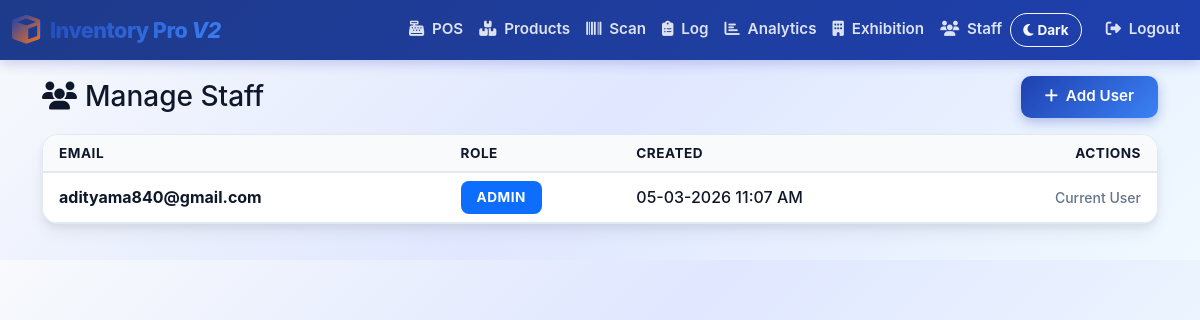
The page /admin/users.php (signed in) on the database its author committed.
### tables this page shows
CREATE TABLE IF NOT EXISTS users (
    id INT AUTO_INCREMENT PRIMARY KEY,
    email VARCHAR(191) NOT NULL UNIQUE,
    password VARCHAR(255) NOT NULL,
    role VARCHAR(30) DEFAULT 'admin',
    created_at TIMESTAMP DEFAULT CURRENT_TIMESTAMP
);

### includes/functions.php (called while the page is built, shortened)
<?php
function e(string $value): string
{
    return htmlspecialchars($value, ENT_QUOTES, 'UTF-8');
}
function format_indian_datetime(?string $value): string
{
    try {
        $dt = new DateTime($value);
        return $dt->format('d-m-Y h:i A');
    } catch (Throwable $th) {
        return $value;
    }
}

### admin/users.php (the view, shortened to what this page needs)
<?php
require_once __DIR__ . '/../includes/auth.php';
$users = $pdo->query('SELECT id, email, role, created_at FROM users ORDER BY created_at DESC')->fetchAll();
require_once __DIR__ . '/../includes/header.php';
?>
<div class="d-flex justify-content-between align-items-center mb-3">
    <h3 class="mb-0"><i class="fas fa-users me-2"></i>Manage Staff</h3>
    <button class="btn btn-is2" data-bs-toggle="modal" data-bs-target="#addUserModal">
        <i class="fas fa-plus me-1"></i> Add User
    </button>
</div>
<div class="card">
    <div class="card-body p-0">
        <div class="table-responsive">
            <table class="table table-hover align-middle mb-0">
                <thead>
                    <tr>
                        <th class="ps-3">Email</th>
                        <th>Role</th>
                        <th>Created</th>
                        <th class="text-end pe-3">Actions</th>
                    </tr>
                </thead>
                <tbody>
                    <?php foreach ($users as $u): ?>
                    <tr>
                        <td class="ps-3 fw-bold"><?= e($u['email']) ?></td>
                        <td>
                            <?php if ($u['role'] === 'admin'): ?>
                                <span class="badge bg-primary">Admin</span>
                            <?php else: ?>
                                <span class="badge bg-secondary">Staff</span>
                            <?php endif; ?>
                        </td>
                        <td><?= e(format_indian_datetime((string)$u['created_at'])) ?></td>
                        <td class="text-end pe-3">
                            <?php if ($u['id'] !== $_SESSION['user_id']): ?>
                            <form method="post" action="users.php" class="d-inline-block" onsubmit="return confirm('Delete this user?');">
                                <input type="hidden" name="action" value="delete_user">
                                <input type="hidden" name="user_id" value="<?= $u['id'] ?>">
                                <button type="submit" class="btn btn-sm btn-outline-danger"><i class="fas fa-trash"></i></button>
                            </form>
                            <?php else: ?>
                                <span class="text-muted small">Current User</span>
                            <?php endif; ?>
                        </td>
                    </tr>
                    <?php endforeach; ?>
                </tbody>
            </table>
        </div>
    </div>
</div>
<?php require_once __DIR__ . '/../includes/footer.php'; ?>

### includes/header.php (style rules this page uses)
:root { --ipv2-primary: #1e40af; --ipv2-primary-dark: #1e3a8a; --ipv2-primary-light: #3b82f6; --ipv2-accent: #f97316; --ipv2-success: #10b981; --ipv2-danger: #ef4444; --ipv2-warning: #f59e0b; --ipv2-soft-bg: #f8fafc; --ipv2-ink: #0f172a; --ipv2-text-muted: #64748b; --ipv2-page-bg: linear-gradient(135deg, #f8fafc 0%, #e0e7ff 50%, #f0f9ff 100%); --ipv2-surface: #ffffff; --ipv2-border: #e2e8f0; --ipv2-nav-bg: #ffffff; --bs-primary: #1e40af; --bs-success: #10b981; --bs-warning: #f59e0b; --bs-danger: #ef4444; }
* { transition: all 0.2s ease; }
body { background: var(--ipv2-page-bg); font-family: -apple-system, BlinkMacSystemFont, "Segoe UI", "Roboto", "Oxygen", "Ubuntu", "Cantarell", sans-serif; color: var(--ipv2-ink); padding-bottom: 80px; overflow-x: hidden; font-weight: 500; }
.card { border: 1px solid var(--ipv2-border); box-shadow: 0 4px 6px rgba(0, 0, 0, 0.05), 0 10px 15px rgba(0, 0, 0, 0.05); border-radius: 16px; background: var(--ipv2-surface); overflow: hidden; }
.btn-is2 { background: linear-gradient(135deg, var(--ipv2-primary), var(--ipv2-primary-light)); color: #fff; border: none; font-weight: 600; border-radius: 10px; padding: 0.6rem 1.5rem; font-size: 0.95rem; box-shadow: 0 4px 12px rgba(30, 64, 175, 0.3); }
.btn { font-weight: 600; border-radius: 10px; font-size: 0.95rem; }
.form-control, .form-select, .btn { min-height: 42px; }
.table-responsive { -webkit-overflow-scrolling: touch; }
.table { font-weight: 500; color: var(--ipv2-ink); }
.table th { background: var(--ipv2-soft-bg); color: var(--ipv2-ink); font-weight: 700; border-bottom: 2px solid #e2e8f0; text-transform: uppercase; font-size: 0.85rem; letter-spacing: 0.5px; }
.table td { vertical-align: middle; border-bottom: 1px solid var(--ipv2-border); }
.badge { font-weight: 700; padding: 0.6rem 1rem; border-radius: 8px; font-size: 0.85rem; text-transform: uppercase; letter-spacing: 0.5px; }
.table > :not(caption) > * > * { color: var(--ipv2-ink); border-color: var(--ipv2-border); }
.text-muted, .small.text-muted, small.text-muted { color: var(--ipv2-text-muted) !important; }
@media (min-width: 992px) { body { padding-bottom: 20px; } }

### rows shown on the page
users: email "adityama840@gmail.com", role "ADMIN", created_at "05-03-2026 11:07 AM", shows "Current User"
